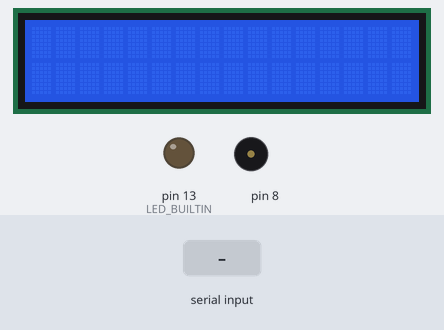
The sketch below on a simulated Arduino Uno, built with avr-gcc and run on an emulated ATmega328P. Parts: 16×2 character LCD, output pins drawn as LEDs (lit = HIGH), buzzer (waves = sounding). Dashed ring = blinking. Inputs (shaded band) come from the test bench.

Above: at 1.2 s.
1.3 s: byte 90 received over Serial
At 1.81 s:
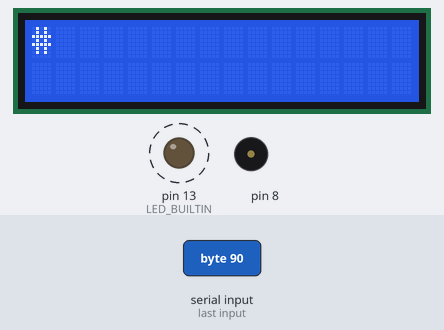
At 2.19 s:
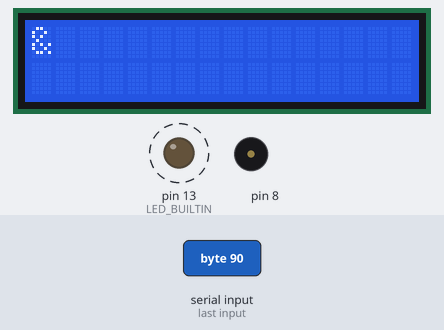
6.3 s: byte 30 received over Serial
At 9.3 s:
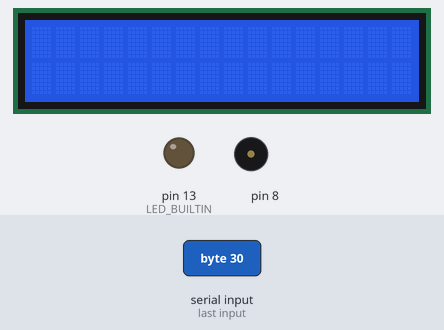
Timing chart, 0 to 10.8 s (numbered marks = the images above; inputs shaded):
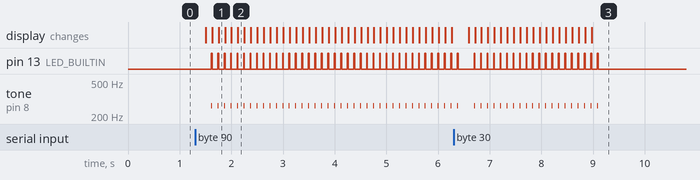

Measured:
- after the input at 1.3 s, pin 13 (LED_BUILTIN): alternates HIGH for 0.02 s and LOW for 0.11 s, starting after 0.31 s; tone on pin 8: alternates 262 Hz for 0.01 s and silent for 0.12 s, starting after 0.31 s; the display: first changes after 0.20 s (image 1 shows a later state)

The sketch:

sketch_aug02b-test-sign.ino
```cpp
#include "LiquidCrystal.h"
#include "pitches.h"

const int rs = 12, en = 11, d4 = 5, d5 = 4, d6 = 3, d7 = 2;
LiquidCrystal lcd(rs, en, d4, d5, d6, d7);
byte futurelcd[32];
byte currentlcd[32];

byte steplcd() {
  byte changed = 0;
  byte j;
  for(byte i = 0; i<32; i++) {
    if(currentlcd[i] != futurelcd[i]) {
      currentlcd[i]++;
      if(currentlcd[i] == 91) {
        currentlcd[i] = 32;
      }
      if(i > 15) {
        j = 1;
      } else {
        j = 0;
      }
      lcd.setCursor(i-j*16, j);
      lcd.write(currentlcd[i]);
      changed++;
    }
  }
  return changed;
}


void setup() {
    pinMode(LED_BUILTIN, OUTPUT);

  // set up the LCD's number of columns and rows:
  lcd.begin(16, 2);
  // initialize the serial communications:
  Serial.begin(9600);
  lcd.clear();
  for(byte i = 0; i<32; i++) {
    currentlcd[i] = 32;
    futurelcd[i] = 32;
  }
}

void loop() {
  byte temp;
  // when characters arrive over the serial port...
  if (Serial.available()) {
    // wait a bit for the entire message to arrive
    delay(200);
    // clear the screen
    //lcd.clear();
    // read all the available characters
    for(byte i = 0; i < 32; i++) {

      if (Serial.available() > 0) {
        // display each character to the LCD
        temp = Serial.read();
        if(temp > 31 && temp < 91) {
          futurelcd[i] = temp;
        } else {
          futurelcd[i] = 32;
        }
      } else {
        futurelcd[i] = 32;
      }
    }
    while(Serial.available() > 0) {
      temp = Serial.read();
    }
  }
  if(steplcd()) {
    delay(110);
    digitalWrite(LED_BUILTIN, HIGH);
    tone(8, NOTE_C4, 10);
    delay(15);
    digitalWrite(LED_BUILTIN, LOW);
    noTone(8);
  }
}
```
